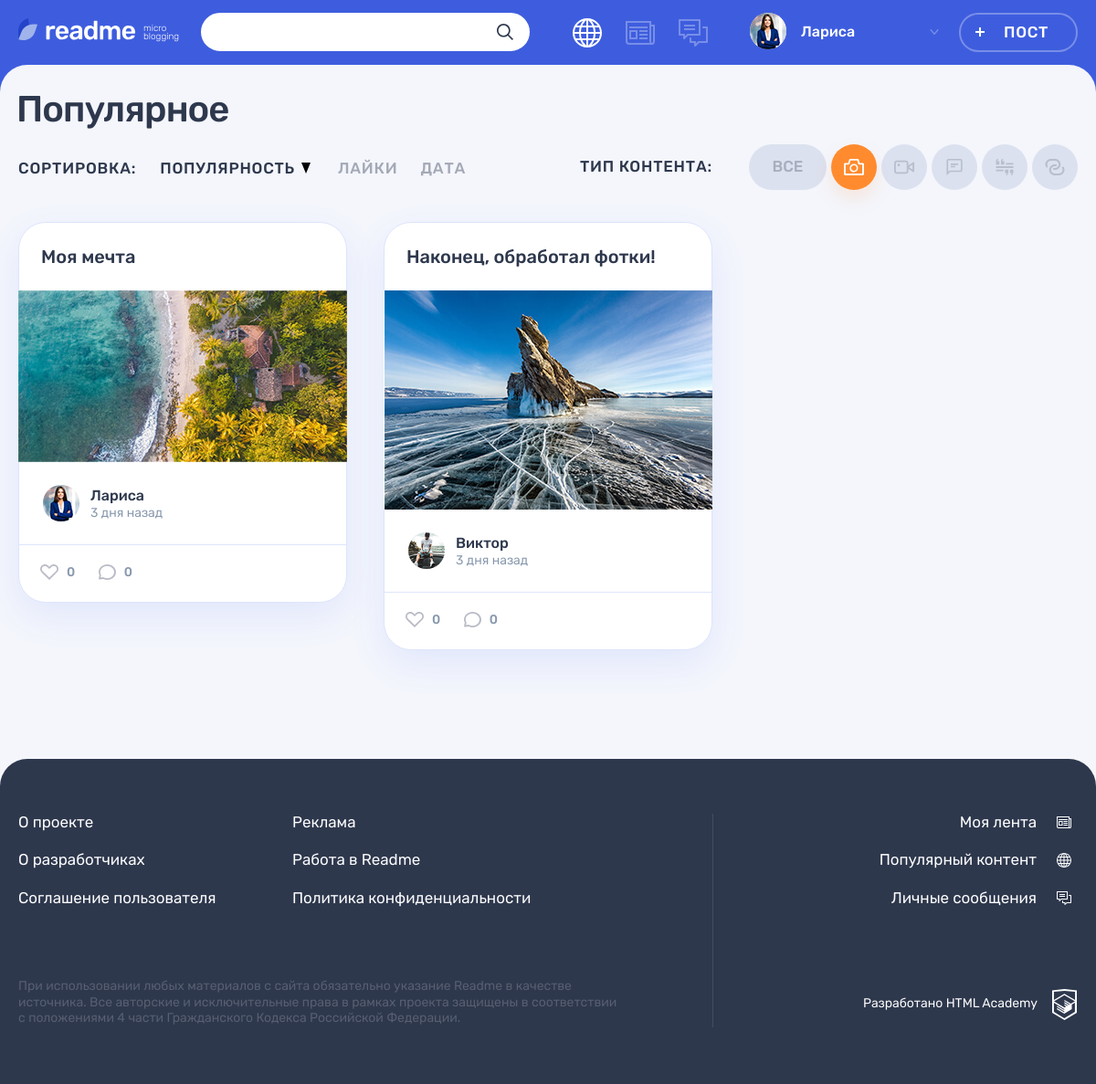
Page /popular.php?current_page=1&type=photo (signed in) on the committed database.
### tables this page shows
CREATE TABLE users (
id INT UNSIGNED AUTO_INCREMENT PRIMARY KEY,
registration_date TIMESTAMP DEFAULT CURRENT_TIMESTAMP,
email VARCHAR(128) NOT NULL UNIQUE,
login VARCHAR(128) NOT NULL UNIQUE,
password VARCHAR(128) NOT NULL,
avatar VARCHAR(128) NOT NULL
);

CREATE TABLE content_type (
id INT UNSIGNED AUTO_INCREMENT PRIMARY KEY,
type_name VARCHAR(128) NOT NULL,
icon_type VARCHAR(128) NOT NULL
);

CREATE TABLE posts (
  id INT UNSIGNED AUTO_INCREMENT PRIMARY KEY,
  post_date TIMESTAMP DEFAULT CURRENT_TIMESTAMP,
  title VARCHAR(128) NOT NULL,
  content_text VARCHAR(512) NULL,
  quote_author VARCHAR(128) NULL,
  img VARCHAR(128) NULL,
  video VARCHAR(128) NULL,
  link VARCHAR(256) NULL,
  views INT UNSIGNED NULL,
  
  user_id INT UNSIGNED NOT NULL,
  type_id INT UNSIGNED  NOT NULL,
  original_author_id INT UNSIGNED NULL,
  original_id INT UNSIGNED NULL
);

### templates/popular/popular-posts.php (the view, shortened to what the rows shown need)
<div class="popular__posts">
        <?php foreach ($posts as $index => $post) : ?>
            <article class="popular__post post post-<?= $post['icon_type'] ?>">
                <header class="post__header">
                    <h2><a href="post.php?post_id=<?= $post['id'] ?>"><?= $post['title'] ?></a></h2>
                </header>
                <div class="post__main">
                    <?php if ($post['icon_type'] === 'quote') : ?>
                        <blockquote>
                            <p>
                                <?= anti_xss($post['content_text']) ?>
                            </p>
                            <cite><?= anti_xss($post['quote_author']) ?></cite>
                        </blockquote>
                    <?php elseif ($post['icon_type'] === 'photo') : ?>
                        <div class="post-photo__image-wrapper">
                            <img src="uploads/<?= anti_xss($post['img']) ?>" alt="Фото от пользователя" width="360" height="240">
                        </div>
                    <?php else : ?>
                        <?= crop_text(anti_xss($post['content_text']), $post['id']) ?>
                    <?php endif; ?>
                </div>
                <footer class="post__footer">
                    <div class="post__author">
                        <a class="post__author-link" href="profile.php?active_tab=posts&user_id=<?= $post['user_id'] ?>" title="Автор">
                            <div class="post__avatar-wrapper">
                                <img class="post__author-avatar" width="40px" src="userpics/<?= $post['avatar'] ?>" alt="Аватар пользователя">
                            </div>
                            <div class="post__info">
                                <b class="post__author-name"><?= anti_xss($post['author_login']) ?></b>
                                <?php $post_date = new DateTime($post['post_date']); ?>
                                <time class="post__time" title="<?= $post_date->format('d.m.Y H:i') ?>" datetime="<?= $post_date->format('Y-m-d H:i:s') ?>"><?= time_ago($post_date) ?></time>
                            </div>
                        </a>
                    </div>
                    <div class="post__indicators">
                        <div class="post__buttons">
                            <a class="post__indicator post__indicator--likes button" href="like.php?post_id=<?= $post['id'] ?>" title="Лайк">
                                <svg class="post__indicator-icon" width="20" height="17">
                                    <use xlink:href="#icon-heart"></use>
                                </svg>
                                <span><?= $post['likes'] ?></span>
                            </a>
                            <a class="post__indicator post__indicator--comments button" href="post.php?post_id=<?= $post['id'] ?>#last-comment" title="Комментарии">
                                <svg class="post__indicator-icon" width="19" height="17">
                                    <use xlink:href="#icon-comment"></use>
                                </svg>
                                <span><?= $post['comments_value'] ?></span>
                            </a>
                        </div>
                    </div>
                </footer>
            </article>
        <?php endforeach; ?>
    </div>

### templates/main.php (shortened to what the rows shown need)
<div class="container">
    <h1 class="page__title page__title--popular">Популярное</h1>
</div>
<div class="popular container">
    <div class="popular__filters-wrapper">
        <div class="popular__filters filters">
            <ul class="popular__filters-list filters__list">
                <?php foreach ($types as $type) : ?>
                    <li class="popular__filters-item filters__item">
                        <a href="<?= 'popular.php?current_page=1&type=' . $type['icon_type'] ?>" class="filters__button filters__button--<?= ($type['icon_type']) ?> <?= ($sorting_parameters['type'] == $type['icon_type']) ? 'filters__button--active' : ""; ?> button">
                            <svg class="filters__icon" width="22" height="18">
                                <use xlink:href="#icon-filter-<?= ($type['icon_type']) ?>"></use>
                            </svg>
                        </a>
                    </li>
                <?php endforeach ?>
            </ul>
        </div>
    </div>
    <?= $popular_posts ?>
</div>

### templates/layout.php (shortened to what the rows shown need)
<!DOCTYPE html>
<html lang="ru">
<head>
    <link rel="stylesheet" href="css/main.css">
</head>
<body class="page">
    <header class="header">
        <div class="header__wrapper container">
            <div class="header__nav-wrapper">
                <nav class="header__nav">
                    <?php if ($_SERVER['REQUEST_URI'] !== '/registration.php') : ?>
                        <ul class="header__my-nav">
                            <li class="header__my-page header__my-page--popular">
                                <a class="header__page-link <?= ($active_page === 'popular') ? 'header__page-link--active' : "" ?>" title="Популярный контент" href="popular.php?type=all">
                                </a>
                            </li>
                            <li class="header__my-page header__my-page--feed">
                                <a class="header__page-link <?= ($active_page === 'feed') ? 'header__page-link--active' : "" ?>" href="feed.php" title="Моя лента">
                                </a>
                            </li>
                            <li class="header__my-page header__my-page--messages">
                                <a class="header__page-link <?= ($active_page === 'messages') ? 'header__page-link--active' : "" ?>" href="messages.php" title="Личные сообщения">
                                </a>
                            </li>
                        </ul>
                        <ul class="header__user-nav">
                            <li class="header__profile">
                                <a class="header__profile-link" href="#">
                                    <div class="header__avatar-wrapper">
                                        <img class="header__profile-avatar" src="userpics/<?= $user_data['avatar'] ?>" alt="Аватар профиля">
                                    </div>
                                    <div class="header__profile-name">
                                        <span>
                                            <?= $user_data['login'] ?>
                                        </span>
                                        <svg class="header__link-arrow" width="10" height="6">
                                            <use xlink:href="#icon-arrow-right-ad"></use>
                                        </svg>
                                    </div>
                                </a>
                            </li>
                            <li>
                                <a class="header__post-button button button--transparent" href="add.php">Пост</a>
                            </li>
                        </ul>
                    <?php endif; ?>
                </nav>
            </div>
        </div>
    </header>
    <section class="page__main page__main--popular">
        <?= $content ?>
    </section>
</body>
</html>

### rows in the picture
users: avatar (picture), login "Лариса"
posts: title "Моя мечта", img (picture), user.avatar (picture), user.login "Лариса", post_date "3 дня назад", likes "0", comments_value "0"
posts: title "Наконец, обработал фотки!", img (picture), user.avatar (picture), user.login "Виктор", post_date "3 дня назад", likes "0", comments_value "0"
